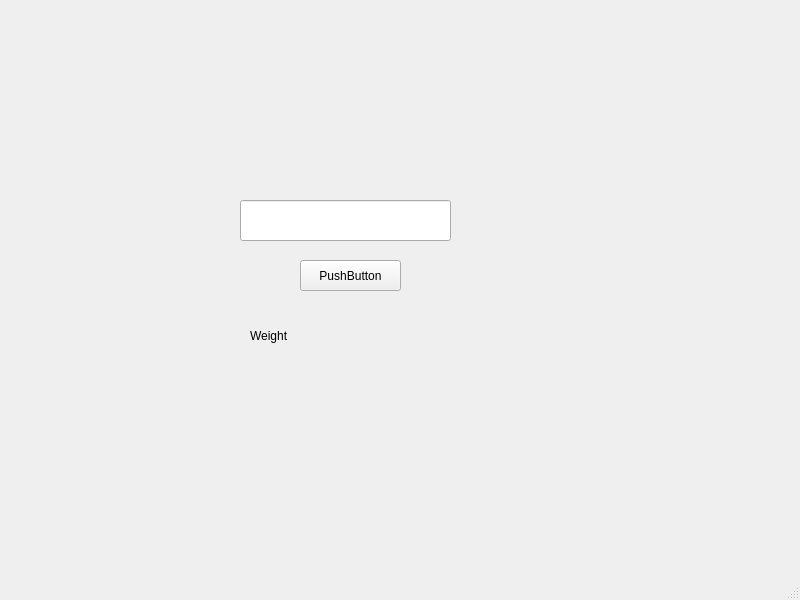
<?xml version="1.0" encoding="UTF-8"?>
<ui version="4.0">
 <class>MainWindow</class>
 <widget class="QMainWindow" name="MainWindow">
  <property name="geometry">
   <rect>
    <x>0</x>
    <y>0</y>
    <width>800</width>
    <height>600</height>
   </rect>
  </property>
  <property name="windowTitle">
   <string>MainWindow</string>
  </property>
  <widget class="QWidget" name="centralwidget">
   <widget class="QLineEdit" name="lineEdit">
    <property name="geometry">
     <rect>
      <x>240</x>
      <y>200</y>
      <width>211</width>
      <height>41</height>
     </rect>
    </property>
   </widget>
   <widget class="QPushButton" name="pushButton">
    <property name="geometry">
     <rect>
      <x>300</x>
      <y>260</y>
      <width>101</width>
      <height>31</height>
     </rect>
    </property>
    <property name="text">
     <string>PushButton</string>
    </property>
   </widget>
   <widget class="QLabel" name="label">
    <property name="geometry">
     <rect>
      <x>250</x>
      <y>310</y>
      <width>201</width>
      <height>51</height>
     </rect>
    </property>
    <property name="text">
     <string>Weight</string>
    </property>
    <property name="scaledContents">
     <bool>false</bool>
    </property>
    <property name="alignment">
     <set>Qt::AlignJustify|Qt::AlignVCenter</set>
    </property>
   </widget>
  </widget>
  <widget class="QMenuBar" name="menubar">
   <property name="geometry">
    <rect>
     <x>0</x>
     <y>0</y>
     <width>800</width>
     <height>26</height>
    </rect>
   </property>
  </widget>
  <widget class="QStatusBar" name="statusbar"/>
 </widget>
 <resources/>
 <connections/>
</ui>
